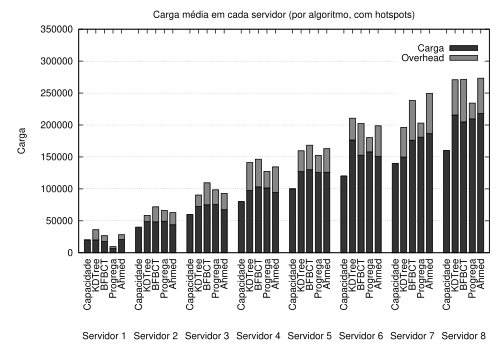

Source code (gnuplot):
set terminal postscript eps enhanced color solid lw 1 "Helvetica" 14
set encoding iso_8859_1
set title 'Carga m\351dia em cada servidor (por algoritmo, com hotspots)'
set ylabel 'Carga'
set autoscale
set grid
set output "distribution_hotspots.eps"
set grid noxtics nomxtics ytics nomytics noztics nomztics \
 nox2tics nomx2tics noy2tics nomy2tics nocbtics nomcbtics

set boxwidth 0.7 absolute
set style fill solid 1.0 border -1
set style histogram rowstacked title offset 0, -6
set style data histograms
set key height 2 noautotitles #spacing 5 nobox outside below horizontal

set xlabel  offset character 0, 5, 0 #font "" textcolor lt -1 norotate
set xtic rotate #by 90 border 100

set yrange [0:350000]
set bmargin 10

plot newhistogram "Servidor 1", 'load_s1_hotspots.data' using 2:xtic(1) t "Carga" lc rgb '#333333', '' using 3 t "Overhead" lc rgb '#888888', \
     newhistogram "Servidor 2", 'load_s2_hotspots.data' using 2:xtic(1) notitle lc rgb '#333333', '' using 3 notitle lc rgb '#888888', \
     newhistogram "Servidor 3", 'load_s3_hotspots.data' using 2:xtic(1) notitle lc rgb '#333333', '' using 3 notitle lc rgb '#888888', \
     newhistogram "Servidor 4", 'load_s4_hotspots.data' using 2:xtic(1) notitle lc rgb '#333333', '' using 3 notitle lc rgb '#888888', \
     newhistogram "Servidor 5", 'load_s5_hotspots.data' using 2:xtic(1) notitle lc rgb '#333333', '' using 3 notitle lc rgb '#888888', \
     newhistogram "Servidor 6", 'load_s6_hotspots.data' using 2:xtic(1) notitle lc rgb '#333333', '' using 3 notitle lc rgb '#888888', \
     newhistogram "Servidor 7", 'load_s7_hotspots.data' using 2:xtic(1) notitle lc rgb '#333333', '' using 3 notitle lc rgb '#888888', \
     newhistogram "Servidor 8", 'load_s8_hotspots.data' using 2:xtic(1) notitle lc rgb '#333333', '' using 3 notitle lc rgb '#888888'
